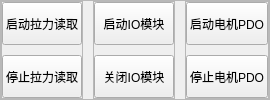
               <widget class="QFrame" name="frame_9">
                <property name="frameShape">
                 <enum>QFrame::StyledPanel</enum>
                </property>
                <property name="frameShadow">
                 <enum>QFrame::Raised</enum>
                </property>
                <layout class="QHBoxLayout" name="horizontalLayout_6" stretch="1,1,1">
                 <property name="spacing">
                  <number>10</number>
                 </property>
                 <property name="leftMargin">
                  <number>0</number>
                 </property>
                 <property name="topMargin">
                  <number>0</number>
                 </property>
                 <property name="rightMargin">
                  <number>0</number>
                 </property>
                 <property name="bottomMargin">
                  <number>0</number>
                 </property>
                 <item>
                  <widget class="QFrame" name="frame_10">
                   <property name="frameShape">
                    <enum>QFrame::StyledPanel</enum>
                   </property>
                   <property name="frameShadow">
                    <enum>QFrame::Raised</enum>
                   </property>
                   <layout class="QVBoxLayout" name="verticalLayout_34">
                    <property name="spacing">
                     <number>10</number>
                    </property>
                    <property name="leftMargin">
                     <number>0</number>
                    </property>
                    <property name="topMargin">
                     <number>0</number>
                    </property>
                    <property name="rightMargin">
                     <number>0</number>
                    </property>
                    <property name="bottomMargin">
                     <number>0</number>
                    </property>
                    <item>
                     <widget class="QPushButton" name="force_open">
                      <property name="sizePolicy">
                       <sizepolicy hsizetype="Minimum" vsizetype="Preferred">
                        <horstretch>0</horstretch>
                        <verstretch>0</verstretch>
                       </sizepolicy>
                      </property>
                      <property name="text">
                       <string>启动拉力读取</string>
                      </property>
                     </widget>
                    </item>
                    <item>
                     <widget class="QPushButton" name="force_stop">
                      <property name="sizePolicy">
                       <sizepolicy hsizetype="Minimum" vsizetype="Preferred">
                        <horstretch>0</horstretch>
                        <verstretch>0</verstretch>
                       </sizepolicy>
                      </property>
                      <property name="text">
                       <string>停止拉力读取</string>
                      </property>
                     </widget>
                    </item>
                   </layout>
                  </widget>
                 </item>
                 <item>
                  <widget class="QFrame" name="frame_12">
                   <property name="frameShape">
                    <enum>QFrame::StyledPanel</enum>
                   </property>
                   <property name="frameShadow">
                    <enum>QFrame::Raised</enum>
                   </property>
                   <layout class="QVBoxLayout" name="verticalLayout_35">
                    <property name="spacing">
                     <number>10</number>
                    </property>
                    <property name="leftMargin">
                     <number>0</number>
                    </property>
                    <property name="topMargin">
                     <number>0</number>
                    </property>
                    <property name="rightMargin">
                     <number>0</number>
                    </property>
                    <property name="bottomMargin">
                     <number>0</number>
                    </property>
                    <item>
                     <widget class="QPushButton" name="io_open">
                      <property name="sizePolicy">
                       <sizepolicy hsizetype="Minimum" vsizetype="Preferred">
                        <horstretch>0</horstretch>
                        <verstretch>0</verstretch>
                       </sizepolicy>
                      </property>
                      <property name="text">
                       <string>启动IO模块</string>
                      </property>
                     </widget>
                    </item>
                    <item>
                     <widget class="QPushButton" name="io_stop">
                      <property name="sizePolicy">
                       <sizepolicy hsizetype="Minimum" vsizetype="Preferred">
                        <horstretch>0</horstretch>
                        <verstretch>0</verstretch>
                       </sizepolicy>
                      </property>
                      <property name="text">
                       <string>关闭IO模块</string>
                      </property>
                     </widget>
                    </item>
                   </layout>
                  </widget>
                 </item>
                 <item>
                  <widget class="QFrame" name="frame_11">
                   <property name="frameShape">
                    <enum>QFrame::StyledPanel</enum>
                   </property>
                   <property name="frameShadow">
                    <enum>QFrame::Raised</enum>
                   </property>
                   <layout class="QVBoxLayout" name="verticalLayout_12">
                    <property name="spacing">
                     <number>10</number>
                    </property>
                    <property name="leftMargin">
                     <number>0</number>
                    </property>
                    <property name="topMargin">
                     <number>0</number>
                    </property>
                    <property name="rightMargin">
                     <number>0</number>
                    </property>
                    <property name="bottomMargin">
                     <number>0</number>
                    </property>
                    <item>
                     <widget class="QPushButton" name="start">
                      <property name="sizePolicy">
                       <sizepolicy hsizetype="Minimum" vsizetype="Preferred">
                        <horstretch>0</horstretch>
                        <verstretch>0</verstretch>
                       </sizepolicy>
                      </property>
                      <property name="text">
                       <string>启动电机PDO</string>
                      </property>
                     </widget>
                    </item>
                    <item>
                     <widget class="QPushButton" name="stop">
                      <property name="sizePolicy">
                       <sizepolicy hsizetype="Minimum" vsizetype="Preferred">
                        <horstretch>0</horstretch>
                        <verstretch>0</verstretch>
                       </sizepolicy>
                      </property>
                      <property name="text">
                       <string>停止电机PDO</string>
                      </property>
                     </widget>
                    </item>
                   </layout>
                  </widget>
                 </item>
                </layout>
               </widget>
